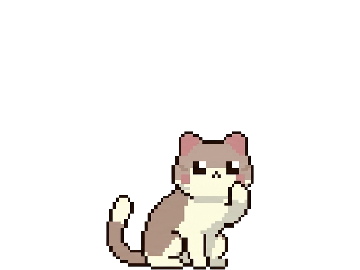
#> input picture assets/cat/blackCat/idle/idel_2/idle_1.png, 360 x 270 px
$ python make_idle_sheets.py
#> lines starting #> are read from the running program, lines starting #| are printed output that depends on the picture; after the words box and inside, x2 and y2 are one past the last pixel; in counts of white or black regions, pixels touching at a corner belong together
#!/usr/bin/env python3
"""
Combine individual idle animation PNGs into single-row sprite sheets.
"""

from PIL import Image
import numpy as np
from collections import deque
import os, glob

WHITE_THRESHOLD = 245
PADDING = 4

BASE  = "/Users/bin/Projects/take-care-pets/assets/cat/idle"
OUT   = "/Users/bin/Projects/take-care-pets/assets/cat/sheets"


def remove_bg(img: Image.Image) -> Image.Image:
    arr = np.array(img.convert("RGBA"))
#> arr is the input picture: shape (270, 360, 4); mean R, G, B, A 43.9, 41.9, 39.8, 33.1
    h, w = arr.shape[:2]
#> h = 270; w = 360
    is_white = np.all(arr[:, :, :3] >= WHITE_THRESHOLD, axis=2)
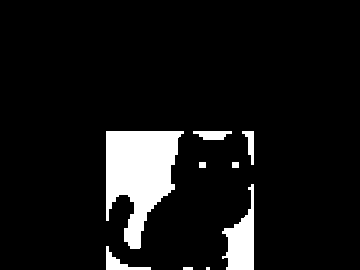
#> is_white: shape (270, 360) bool; 8.2% white; 9 white regions (1 under 20 px), largest, box (x1, y1, x2, y2) and area: (106, 131, 184, 249) 5592, (222, 184, 254, 270) 1466, (106, 246, 151, 270) 339
    bg = np.zeros((h, w), dtype=bool)
    q: deque = deque()

    def seed(y, x):
        if is_white[y, x] and not bg[y, x]:
            bg[y, x] = True
            q.append((y, x))

    for x in range(w):
        seed(0, x); seed(h - 1, x)
    for y in range(h):
        seed(y, 0); seed(y, w - 1)

    while q:
        y, x = q.popleft()
        for dy, dx in ((-1,0),(1,0),(0,-1),(0,1)):
            ny, nx = y+dy, x+dx
            if 0 <= ny < h and 0 <= nx < w and not bg[ny,nx] and is_white[ny,nx]:
                bg[ny,nx] = True
                q.append((ny, nx))

    arr[bg, 3] = 0
    return Image.fromarray(arr, "RGBA")


def tight_crop(img: Image.Image) -> Image.Image:
    alpha = np.array(img)[:, :, 3]
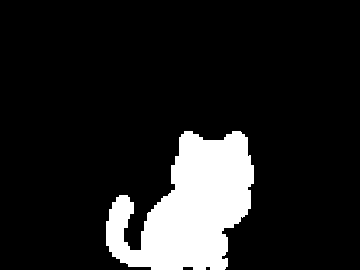
#> alpha: shape (270, 360); 13% white; 1 white region, box (x1, y1, x2, y2) and area: (106, 131, 254, 270) 12623
    rows = np.any(alpha > 0, axis=1)
    cols = np.any(alpha > 0, axis=0)
    if not rows.any():
        return img
    y1, y2 = int(np.where(rows)[0][0]), int(np.where(rows)[0][-1]) + 1
#> y1 = 131; y2 = 270
    x1, x2 = int(np.where(cols)[0][0]), int(np.where(cols)[0][-1]) + 1
#> x1 = 106; x2 = 254
    return img.crop((x1, y1, x2, y2))
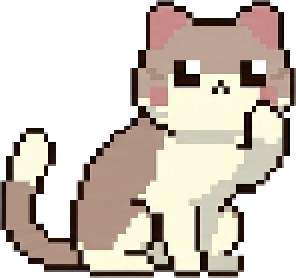
#> returned value: PIL image 148x139 RGBA (shown 2 times larger); mean R, G, B, A 207.4, 197.9, 188, 156.5; transparent parts drawn white


def make_sheet(folder: str, out_name: str):
    pngs = sorted(glob.glob(os.path.join(folder, "*.png")))
    sprites = [tight_crop(remove_bg(Image.open(p))) for p in pngs]
#> sprites = 1 item

    cell_w = max(s.width  for s in sprites) + PADDING * 2
#> cell_w = 156
    cell_h = max(s.height for s in sprites) + PADDING * 2
#> cell_h = 147

    sheet = Image.new("RGBA", (cell_w * len(sprites), cell_h), (0, 0, 0, 0))
#> sheet: PIL image 156x147 RGBA; every value is 0
    for i, sprite in enumerate(sprites):
        ox = i * cell_w + (cell_w - sprite.width)  // 2
        oy = cell_h - sprite.height                 # bottom-align
        sheet.paste(sprite, (ox, oy), sprite)
#> this loop made 1 pass
#> (ox, oy) on pass 1: (4, 8)
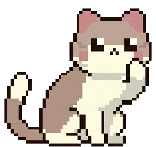
#> sheet: PIL image 156x147 RGBA; mean R, G, B, A 97.8, 89.2, 80.4, 140.4; transparent parts drawn white

    # Resize 50%
    sheet = sheet.resize((sheet.width // 2, sheet.height // 2), Image.NEAREST)
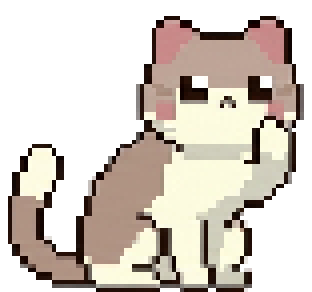
#> sheet: PIL image 78x73 RGBA (shown 4 times larger); mean R, G, B, A 98.7, 90.1, 81.2, 142; transparent parts drawn white

    out_path = os.path.join(OUT, out_name)
    sheet.save(out_path)
    print(f"  {out_name}: {len(sprites)} frames  {sheet.width}x{sheet.height}px")
#|   idle2_sheet.png: 1 frames  78x73px
    return len(sprites)


tasks = [
    ("idel_2", "idle2_sheet.png"),
    ("idel_3", "idle3_sheet.png"),
    ("idel_4", "idle4_sheet.png"),
    ("idel_6", "idle6_sheet.png"),
]

for folder_name, out_name in tasks:
#> (the run stopped early here; a loop or call above may not have finished)
